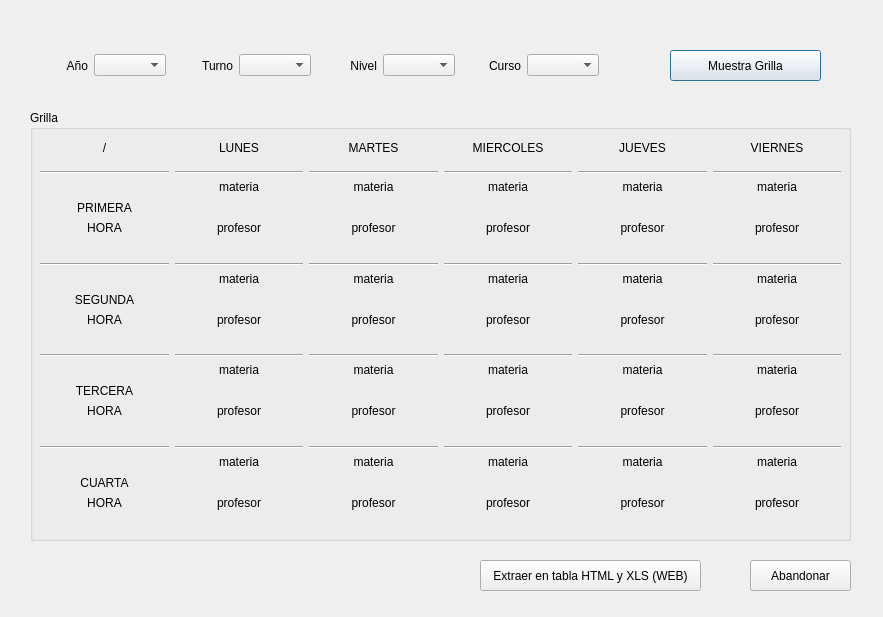
<?xml version="1.0" encoding="UTF-8"?>
<ui version="4.0">
 <class>dlgMuestraGrilla</class>
 <widget class="QDialog" name="dlgMuestraGrilla">
  <property name="windowModality">
   <enum>Qt::NonModal</enum>
  </property>
  <property name="enabled">
   <bool>true</bool>
  </property>
  <property name="geometry">
   <rect>
    <x>0</x>
    <y>0</y>
    <width>883</width>
    <height>617</height>
   </rect>
  </property>
  <property name="minimumSize">
   <size>
    <width>883</width>
    <height>617</height>
   </size>
  </property>
  <property name="windowTitle">
   <string>Muestra Grilla</string>
  </property>
  <widget class="QWidget" name="horizontalLayoutWidget">
   <property name="geometry">
    <rect>
     <x>28</x>
     <y>40</y>
     <width>571</width>
     <height>51</height>
    </rect>
   </property>
   <layout class="QHBoxLayout" name="horizontalLayout">
    <item>
     <widget class="QLabel" name="lblAnio">
      <property name="text">
       <string>Año</string>
      </property>
      <property name="alignment">
       <set>Qt::AlignRight|Qt::AlignTrailing|Qt::AlignVCenter</set>
      </property>
     </widget>
    </item>
    <item>
     <widget class="QComboBox" name="cboxAnio"/>
    </item>
    <item>
     <widget class="QLabel" name="lblTurno">
      <property name="text">
       <string>Turno</string>
      </property>
      <property name="alignment">
       <set>Qt::AlignRight|Qt::AlignTrailing|Qt::AlignVCenter</set>
      </property>
     </widget>
    </item>
    <item>
     <widget class="QComboBox" name="cboxTurno"/>
    </item>
    <item>
     <widget class="QLabel" name="lblNivel">
      <property name="text">
       <string>Nivel</string>
      </property>
      <property name="alignment">
       <set>Qt::AlignRight|Qt::AlignTrailing|Qt::AlignVCenter</set>
      </property>
     </widget>
    </item>
    <item>
     <widget class="QComboBox" name="cboxNivel"/>
    </item>
    <item>
     <widget class="QLabel" name="lblCurso">
      <property name="text">
       <string>Curso</string>
      </property>
      <property name="alignment">
       <set>Qt::AlignRight|Qt::AlignTrailing|Qt::AlignVCenter</set>
      </property>
     </widget>
    </item>
    <item>
     <widget class="QComboBox" name="cboxCurso"/>
    </item>
   </layout>
  </widget>
  <widget class="QPushButton" name="pbMuestraGrilla">
   <property name="geometry">
    <rect>
     <x>670</x>
     <y>50</y>
     <width>151</width>
     <height>31</height>
    </rect>
   </property>
   <property name="text">
    <string>Muestra Grilla</string>
   </property>
  </widget>
  <widget class="QGroupBox" name="groupBox">
   <property name="geometry">
    <rect>
     <x>30</x>
     <y>110</y>
     <width>821</width>
     <height>431</height>
    </rect>
   </property>
   <property name="title">
    <string>Grilla</string>
   </property>
   <widget class="QWidget" name="gridLayoutWidget">
    <property name="geometry">
     <rect>
      <x>10</x>
      <y>20</y>
      <width>801</width>
      <height>401</height>
     </rect>
    </property>
    <layout class="QGridLayout" name="gridLayout">
     <item row="2" column="4">
      <widget class="QLabel" name="lblMateriaJ1">
       <property name="text">
        <string>materia</string>
       </property>
       <property name="scaledContents">
        <bool>true</bool>
       </property>
       <property name="alignment">
        <set>Qt::AlignHCenter|Qt::AlignTop</set>
       </property>
      </widget>
     </item>
     <item row="0" column="1">
      <widget class="QLabel" name="lblLunes">
       <property name="text">
        <string>LUNES</string>
       </property>
       <property name="alignment">
        <set>Qt::AlignCenter</set>
       </property>
      </widget>
     </item>
     <item row="5" column="2">
      <widget class="QLabel" name="lblMateriaM2">
       <property name="text">
        <string>materia</string>
       </property>
       <property name="scaledContents">
        <bool>true</bool>
       </property>
       <property name="alignment">
        <set>Qt::AlignHCenter|Qt::AlignTop</set>
       </property>
      </widget>
     </item>
     <item row="0" column="4">
      <widget class="QLabel" name="lblLunes_4">
       <property name="text">
        <string>JUEVES</string>
       </property>
       <property name="alignment">
        <set>Qt::AlignCenter</set>
       </property>
      </widget>
     </item>
     <item row="11" column="3">
      <widget class="QLabel" name="lblMateriaX4">
       <property name="text">
        <string>materia</string>
       </property>
       <property name="scaledContents">
        <bool>true</bool>
       </property>
       <property name="alignment">
        <set>Qt::AlignHCenter|Qt::AlignTop</set>
       </property>
      </widget>
     </item>
     <item row="2" column="2">
      <widget class="QLabel" name="lblMateriaM1">
       <property name="text">
        <string>materia</string>
       </property>
       <property name="scaledContents">
        <bool>true</bool>
       </property>
       <property name="alignment">
        <set>Qt::AlignHCenter|Qt::AlignTop</set>
       </property>
      </widget>
     </item>
     <item row="0" column="3">
      <widget class="QLabel" name="lblLunes_3">
       <property name="text">
        <string>MIERCOLES</string>
       </property>
       <property name="alignment">
        <set>Qt::AlignCenter</set>
       </property>
      </widget>
     </item>
     <item row="0" column="2">
      <widget class="QLabel" name="lblLunes_2">
       <property name="text">
        <string>MARTES</string>
       </property>
       <property name="alignment">
        <set>Qt::AlignCenter</set>
       </property>
      </widget>
     </item>
     <item row="11" column="2">
      <widget class="QLabel" name="lblMateriaM4">
       <property name="text">
        <string>materia</string>
       </property>
       <property name="scaledContents">
        <bool>true</bool>
       </property>
       <property name="alignment">
        <set>Qt::AlignHCenter|Qt::AlignTop</set>
       </property>
      </widget>
     </item>
     <item row="8" column="3">
      <widget class="QLabel" name="lblMateriaX3">
       <property name="text">
        <string>materia</string>
       </property>
       <property name="scaledContents">
        <bool>true</bool>
       </property>
       <property name="alignment">
        <set>Qt::AlignHCenter|Qt::AlignTop</set>
       </property>
      </widget>
     </item>
     <item row="8" column="2">
      <widget class="QLabel" name="lblMateriaM3">
       <property name="text">
        <string>materia</string>
       </property>
       <property name="scaledContents">
        <bool>true</bool>
       </property>
       <property name="alignment">
        <set>Qt::AlignHCenter|Qt::AlignTop</set>
       </property>
      </widget>
     </item>
     <item row="0" column="5">
      <widget class="QLabel" name="lblLunes_5">
       <property name="text">
        <string>VIERNES</string>
       </property>
       <property name="alignment">
        <set>Qt::AlignCenter</set>
       </property>
      </widget>
     </item>
     <item row="2" column="3">
      <widget class="QLabel" name="lblMateriaX1">
       <property name="text">
        <string>materia</string>
       </property>
       <property name="scaledContents">
        <bool>true</bool>
       </property>
       <property name="alignment">
        <set>Qt::AlignHCenter|Qt::AlignTop</set>
       </property>
      </widget>
     </item>
     <item row="5" column="3">
      <widget class="QLabel" name="lblMateriaX2">
       <property name="text">
        <string>materia</string>
       </property>
       <property name="scaledContents">
        <bool>true</bool>
       </property>
       <property name="alignment">
        <set>Qt::AlignHCenter|Qt::AlignTop</set>
       </property>
      </widget>
     </item>
     <item row="12" column="4">
      <widget class="QLabel" name="lblProfesorJ4">
       <property name="text">
        <string>profesor</string>
       </property>
       <property name="alignment">
        <set>Qt::AlignHCenter|Qt::AlignTop</set>
       </property>
      </widget>
     </item>
     <item row="9" column="4">
      <widget class="QLabel" name="lblProfesorJ3">
       <property name="text">
        <string>profesor</string>
       </property>
       <property name="alignment">
        <set>Qt::AlignHCenter|Qt::AlignTop</set>
       </property>
      </widget>
     </item>
     <item row="3" column="1">
      <widget class="QLabel" name="lblProfesorL1">
       <property name="text">
        <string>profesor</string>
       </property>
       <property name="alignment">
        <set>Qt::AlignHCenter|Qt::AlignTop</set>
       </property>
      </widget>
     </item>
     <item row="6" column="4">
      <widget class="QLabel" name="lblProfesorJ2">
       <property name="text">
        <string>profesor</string>
       </property>
       <property name="alignment">
        <set>Qt::AlignHCenter|Qt::AlignTop</set>
       </property>
      </widget>
     </item>
     <item row="6" column="2">
      <widget class="QLabel" name="lblProfesorM2">
       <property name="text">
        <string>profesor</string>
       </property>
       <property name="alignment">
        <set>Qt::AlignHCenter|Qt::AlignTop</set>
       </property>
      </widget>
     </item>
     <item row="6" column="5">
      <widget class="QLabel" name="lblProfesorV2">
       <property name="text">
        <string>profesor</string>
       </property>
       <property name="alignment">
        <set>Qt::AlignHCenter|Qt::AlignTop</set>
       </property>
      </widget>
     </item>
     <item row="12" column="1">
      <widget class="QLabel" name="lblProfesorL4">
       <property name="text">
        <string>profesor</string>
       </property>
       <property name="alignment">
        <set>Qt::AlignHCenter|Qt::AlignTop</set>
       </property>
      </widget>
     </item>
     <item row="12" column="5">
      <widget class="QLabel" name="lblProfesorV4">
       <property name="text">
        <string>profesor</string>
       </property>
       <property name="alignment">
        <set>Qt::AlignHCenter|Qt::AlignTop</set>
       </property>
      </widget>
     </item>
     <item row="9" column="1">
      <widget class="QLabel" name="lblProfesorL3">
       <property name="text">
        <string>profesor</string>
       </property>
       <property name="alignment">
        <set>Qt::AlignHCenter|Qt::AlignTop</set>
       </property>
      </widget>
     </item>
     <item row="9" column="5">
      <widget class="QLabel" name="lblProfesorV3">
       <property name="text">
        <string>profesor</string>
       </property>
       <property name="alignment">
        <set>Qt::AlignHCenter|Qt::AlignTop</set>
       </property>
      </widget>
     </item>
     <item row="3" column="4">
      <widget class="QLabel" name="lblProfesorJ1">
       <property name="text">
        <string>profesor</string>
       </property>
       <property name="alignment">
        <set>Qt::AlignHCenter|Qt::AlignTop</set>
       </property>
      </widget>
     </item>
     <item row="12" column="3">
      <widget class="QLabel" name="lblProfesorX4">
       <property name="text">
        <string>profesor</string>
       </property>
       <property name="alignment">
        <set>Qt::AlignHCenter|Qt::AlignTop</set>
       </property>
      </widget>
     </item>
     <item row="3" column="2">
      <widget class="QLabel" name="lblProfesorM1">
       <property name="text">
        <string>profesor</string>
       </property>
       <property name="alignment">
        <set>Qt::AlignHCenter|Qt::AlignTop</set>
       </property>
      </widget>
     </item>
     <item row="2" column="0">
      <widget class="QLabel" name="lblPrimer_2">
       <property name="text">
        <string>PRIMERA</string>
       </property>
       <property name="alignment">
        <set>Qt::AlignBottom|Qt::AlignHCenter</set>
       </property>
      </widget>
     </item>
     <item row="8" column="0">
      <widget class="QLabel" name="lblTercera">
       <property name="text">
        <string>TERCERA</string>
       </property>
       <property name="alignment">
        <set>Qt::AlignBottom|Qt::AlignHCenter</set>
       </property>
      </widget>
     </item>
     <item row="6" column="0">
      <widget class="QLabel" name="lblH2">
       <property name="text">
        <string>HORA</string>
       </property>
       <property name="alignment">
        <set>Qt::AlignHCenter|Qt::AlignTop</set>
       </property>
      </widget>
     </item>
     <item row="5" column="0">
      <widget class="QLabel" name="lblSegunda">
       <property name="text">
        <string>SEGUNDA</string>
       </property>
       <property name="alignment">
        <set>Qt::AlignBottom|Qt::AlignHCenter</set>
       </property>
      </widget>
     </item>
     <item row="9" column="0">
      <widget class="QLabel" name="lblH3">
       <property name="text">
        <string>HORA</string>
       </property>
       <property name="alignment">
        <set>Qt::AlignHCenter|Qt::AlignTop</set>
       </property>
      </widget>
     </item>
     <item row="11" column="0">
      <widget class="QLabel" name="lblCuarta">
       <property name="text">
        <string>CUARTA</string>
       </property>
       <property name="alignment">
        <set>Qt::AlignBottom|Qt::AlignHCenter</set>
       </property>
      </widget>
     </item>
     <item row="3" column="0">
      <widget class="QLabel" name="lblH1">
       <property name="text">
        <string>HORA</string>
       </property>
       <property name="alignment">
        <set>Qt::AlignHCenter|Qt::AlignTop</set>
       </property>
      </widget>
     </item>
     <item row="12" column="0">
      <widget class="QLabel" name="lblH4">
       <property name="text">
        <string>HORA</string>
       </property>
       <property name="alignment">
        <set>Qt::AlignHCenter|Qt::AlignTop</set>
       </property>
      </widget>
     </item>
     <item row="1" column="5">
      <widget class="Line" name="line_5">
       <property name="orientation">
        <enum>Qt::Horizontal</enum>
       </property>
      </widget>
     </item>
     <item row="1" column="3">
      <widget class="Line" name="line_4">
       <property name="orientation">
        <enum>Qt::Horizontal</enum>
       </property>
      </widget>
     </item>
     <item row="1" column="4">
      <widget class="Line" name="line">
       <property name="orientation">
        <enum>Qt::Horizontal</enum>
       </property>
      </widget>
     </item>
     <item row="0" column="0">
      <widget class="QLabel" name="lblSupIzq">
       <property name="text">
        <string>/</string>
       </property>
       <property name="alignment">
        <set>Qt::AlignCenter</set>
       </property>
      </widget>
     </item>
     <item row="5" column="5">
      <widget class="QLabel" name="lblMateriaV2">
       <property name="text">
        <string>materia</string>
       </property>
       <property name="scaledContents">
        <bool>true</bool>
       </property>
       <property name="alignment">
        <set>Qt::AlignHCenter|Qt::AlignTop</set>
       </property>
      </widget>
     </item>
     <item row="11" column="4">
      <widget class="QLabel" name="lblMateriaJ4">
       <property name="text">
        <string>materia</string>
       </property>
       <property name="scaledContents">
        <bool>true</bool>
       </property>
       <property name="alignment">
        <set>Qt::AlignHCenter|Qt::AlignTop</set>
       </property>
      </widget>
     </item>
     <item row="11" column="5">
      <widget class="QLabel" name="lblMateriaV4">
       <property name="text">
        <string>materia</string>
       </property>
       <property name="scaledContents">
        <bool>true</bool>
       </property>
       <property name="alignment">
        <set>Qt::AlignHCenter|Qt::AlignTop</set>
       </property>
      </widget>
     </item>
     <item row="5" column="4">
      <widget class="QLabel" name="lblMateriaJ2">
       <property name="text">
        <string>materia</string>
       </property>
       <property name="scaledContents">
        <bool>true</bool>
       </property>
       <property name="alignment">
        <set>Qt::AlignHCenter|Qt::AlignTop</set>
       </property>
      </widget>
     </item>
     <item row="8" column="5">
      <widget class="QLabel" name="lblMateriaV3">
       <property name="text">
        <string>materia</string>
       </property>
       <property name="scaledContents">
        <bool>true</bool>
       </property>
       <property name="alignment">
        <set>Qt::AlignHCenter|Qt::AlignTop</set>
       </property>
      </widget>
     </item>
     <item row="2" column="5">
      <widget class="QLabel" name="lblMateriaV1">
       <property name="text">
        <string>materia</string>
       </property>
       <property name="scaledContents">
        <bool>true</bool>
       </property>
       <property name="alignment">
        <set>Qt::AlignHCenter|Qt::AlignTop</set>
       </property>
      </widget>
     </item>
     <item row="8" column="4">
      <widget class="QLabel" name="lblMateriaJ3">
       <property name="text">
        <string>materia</string>
       </property>
       <property name="scaledContents">
        <bool>true</bool>
       </property>
       <property name="alignment">
        <set>Qt::AlignHCenter|Qt::AlignTop</set>
       </property>
      </widget>
     </item>
     <item row="1" column="2">
      <widget class="Line" name="line_3">
       <property name="orientation">
        <enum>Qt::Horizontal</enum>
       </property>
      </widget>
     </item>
     <item row="1" column="0">
      <widget class="Line" name="line_1">
       <property name="orientation">
        <enum>Qt::Horizontal</enum>
       </property>
      </widget>
     </item>
     <item row="1" column="1">
      <widget class="Line" name="line_2">
       <property name="orientation">
        <enum>Qt::Horizontal</enum>
       </property>
      </widget>
     </item>
     <item row="6" column="3">
      <widget class="QLabel" name="lblProfesorX2">
       <property name="text">
        <string>profesor</string>
       </property>
       <property name="alignment">
        <set>Qt::AlignHCenter|Qt::AlignTop</set>
       </property>
      </widget>
     </item>
     <item row="11" column="1">
      <widget class="QLabel" name="lblMateriaL4">
       <property name="text">
        <string>materia</string>
       </property>
       <property name="scaledContents">
        <bool>true</bool>
       </property>
       <property name="alignment">
        <set>Qt::AlignHCenter|Qt::AlignTop</set>
       </property>
      </widget>
     </item>
     <item row="2" column="1">
      <widget class="QLabel" name="lblMateriaL1">
       <property name="text">
        <string>materia</string>
       </property>
       <property name="scaledContents">
        <bool>true</bool>
       </property>
       <property name="alignment">
        <set>Qt::AlignHCenter|Qt::AlignTop</set>
       </property>
      </widget>
     </item>
     <item row="5" column="1">
      <widget class="QLabel" name="lblMateriaL2">
       <property name="text">
        <string>materia</string>
       </property>
       <property name="scaledContents">
        <bool>true</bool>
       </property>
       <property name="alignment">
        <set>Qt::AlignHCenter|Qt::AlignTop</set>
       </property>
      </widget>
     </item>
     <item row="8" column="1">
      <widget class="QLabel" name="lblMateriaL3">
       <property name="text">
        <string>materia</string>
       </property>
       <property name="scaledContents">
        <bool>true</bool>
       </property>
       <property name="alignment">
        <set>Qt::AlignHCenter|Qt::AlignTop</set>
       </property>
      </widget>
     </item>
     <item row="4" column="0">
      <widget class="Line" name="line_7">
       <property name="orientation">
        <enum>Qt::Horizontal</enum>
       </property>
      </widget>
     </item>
     <item row="9" column="3">
      <widget class="QLabel" name="lblProfesorX3">
       <property name="text">
        <string>profesor</string>
       </property>
       <property name="alignment">
        <set>Qt::AlignHCenter|Qt::AlignTop</set>
       </property>
      </widget>
     </item>
     <item row="3" column="5">
      <widget class="QLabel" name="lblProfesorV1">
       <property name="text">
        <string>profesor</string>
       </property>
       <property name="alignment">
        <set>Qt::AlignHCenter|Qt::AlignTop</set>
       </property>
      </widget>
     </item>
     <item row="6" column="1">
      <widget class="QLabel" name="lblProfesorL2">
       <property name="text">
        <string>profesor</string>
       </property>
       <property name="alignment">
        <set>Qt::AlignHCenter|Qt::AlignTop</set>
       </property>
      </widget>
     </item>
     <item row="7" column="0">
      <widget class="Line" name="line_14">
       <property name="orientation">
        <enum>Qt::Horizontal</enum>
       </property>
      </widget>
     </item>
     <item row="12" column="2">
      <widget class="QLabel" name="lblProfesorM4">
       <property name="text">
        <string>profesor</string>
       </property>
       <property name="alignment">
        <set>Qt::AlignHCenter|Qt::AlignTop</set>
       </property>
      </widget>
     </item>
     <item row="3" column="3">
      <widget class="QLabel" name="lblProfesorX1">
       <property name="text">
        <string>profesor</string>
       </property>
       <property name="alignment">
        <set>Qt::AlignHCenter|Qt::AlignTop</set>
       </property>
      </widget>
     </item>
     <item row="9" column="2">
      <widget class="QLabel" name="lblProfesorM3">
       <property name="text">
        <string>profesor</string>
       </property>
       <property name="alignment">
        <set>Qt::AlignHCenter|Qt::AlignTop</set>
       </property>
      </widget>
     </item>
     <item row="10" column="0">
      <widget class="Line" name="line_13">
       <property name="orientation">
        <enum>Qt::Horizontal</enum>
       </property>
      </widget>
     </item>
     <item row="4" column="1">
      <widget class="Line" name="line_15">
       <property name="orientation">
        <enum>Qt::Horizontal</enum>
       </property>
      </widget>
     </item>
     <item row="4" column="2">
      <widget class="Line" name="line_6">
       <property name="orientation">
        <enum>Qt::Horizontal</enum>
       </property>
      </widget>
     </item>
     <item row="4" column="3">
      <widget class="Line" name="line_10">
       <property name="orientation">
        <enum>Qt::Horizontal</enum>
       </property>
      </widget>
     </item>
     <item row="4" column="4">
      <widget class="Line" name="line_11">
       <property name="orientation">
        <enum>Qt::Horizontal</enum>
       </property>
      </widget>
     </item>
     <item row="4" column="5">
      <widget class="Line" name="line_9">
       <property name="orientation">
        <enum>Qt::Horizontal</enum>
       </property>
      </widget>
     </item>
     <item row="7" column="1">
      <widget class="Line" name="line_8">
       <property name="orientation">
        <enum>Qt::Horizontal</enum>
       </property>
      </widget>
     </item>
     <item row="10" column="1">
      <widget class="Line" name="line_12">
       <property name="orientation">
        <enum>Qt::Horizontal</enum>
       </property>
      </widget>
     </item>
     <item row="7" column="2">
      <widget class="Line" name="line_17">
       <property name="orientation">
        <enum>Qt::Horizontal</enum>
       </property>
      </widget>
     </item>
     <item row="7" column="3">
      <widget class="Line" name="line_20">
       <property name="orientation">
        <enum>Qt::Horizontal</enum>
       </property>
      </widget>
     </item>
     <item row="7" column="4">
      <widget class="Line" name="line_21">
       <property name="orientation">
        <enum>Qt::Horizontal</enum>
       </property>
      </widget>
     </item>
     <item row="7" column="5">
      <widget class="Line" name="line_22">
       <property name="orientation">
        <enum>Qt::Horizontal</enum>
       </property>
      </widget>
     </item>
     <item row="10" column="2">
      <widget class="Line" name="line_16">
       <property name="orientation">
        <enum>Qt::Horizontal</enum>
       </property>
      </widget>
     </item>
     <item row="10" column="3">
      <widget class="Line" name="line_18">
       <property name="orientation">
        <enum>Qt::Horizontal</enum>
       </property>
      </widget>
     </item>
     <item row="10" column="4">
      <widget class="Line" name="line_19">
       <property name="orientation">
        <enum>Qt::Horizontal</enum>
       </property>
      </widget>
     </item>
     <item row="10" column="5">
      <widget class="Line" name="line_23">
       <property name="orientation">
        <enum>Qt::Horizontal</enum>
       </property>
      </widget>
     </item>
    </layout>
   </widget>
  </widget>
  <widget class="QPushButton" name="pbAbandonar">
   <property name="geometry">
    <rect>
     <x>750</x>
     <y>560</y>
     <width>101</width>
     <height>31</height>
    </rect>
   </property>
   <property name="text">
    <string>Abandonar</string>
   </property>
  </widget>
  <widget class="QPushButton" name="pbImprimirGrilla">
   <property name="geometry">
    <rect>
     <x>480</x>
     <y>560</y>
     <width>221</width>
     <height>31</height>
    </rect>
   </property>
   <property name="text">
    <string>Extraer en tabla HTML y XLS (WEB)</string>
   </property>
  </widget>
 </widget>
 <resources/>
 <connections/>
</ui>
